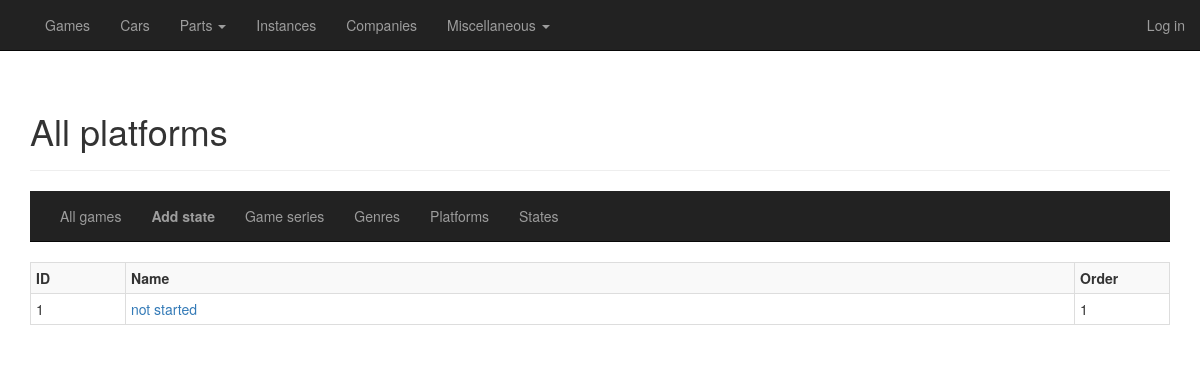
The page /games/states on the database its author committed.
### general/models/game.py (models this page shows, shortened)
class GameState(database.Model):
    __tablename__ = "game_states"
    id = database.Column(database.Integer, primary_key=True)
    order = database.Column(database.Integer, index=True, nullable=False, unique=True)
    name = database.Column(database.Unicode, index=True, nullable=False, unique=True)
    games = database.relationship('Game', backref='state', lazy='dynamic')

### general/routes_games.py (the view)
@cardb.route("/games/states", methods=['GET'])
def overview_states():
    states = GameState.query.order_by(GameState.order.asc()).all()
    return render_template("games_overview_states.html",
                           title="Platforms",
                           heading="All platforms",
                           states=states,
                           viewing="states")

### general/templates/games_overview_states.html
{% extends "games_base.html" %}
{% block games_content %}
    <div>
        <table class="table table-hover table-striped table-bordered table-condensed">
            {% if states == [] %}
            <tr>
                <td class="col-sm-12 text-center"><b>There are no game states in the database.</b></td>
            </tr>
            {% else %}
            <tr>
                <td class="col-sm-1"><strong>ID</strong></td>
                <td class="col-sm-10"><strong>Name</strong></td>
                <td class="col-sm-1"><strong>Order</strong></td>
            </tr>
                {% for state in states %}
            <tr>
                <td class="col-sm-1">{{ state.id }}</td>
                <td class="col-sm-10"><a href="{{ url_for('detail_state', id=state.id) }}">{{ state.name }}</a></td>
                <td class="col-sm-1">{{ state.order }}</td>
            </tr>
                {% endfor %}
            {% endif %}
        </table>
    </div>
{% endblock %}

### rows shown on the page
GameState: id "1", name "not started", order "1"

### other values the page prints
{{ heading }} "All platforms"
